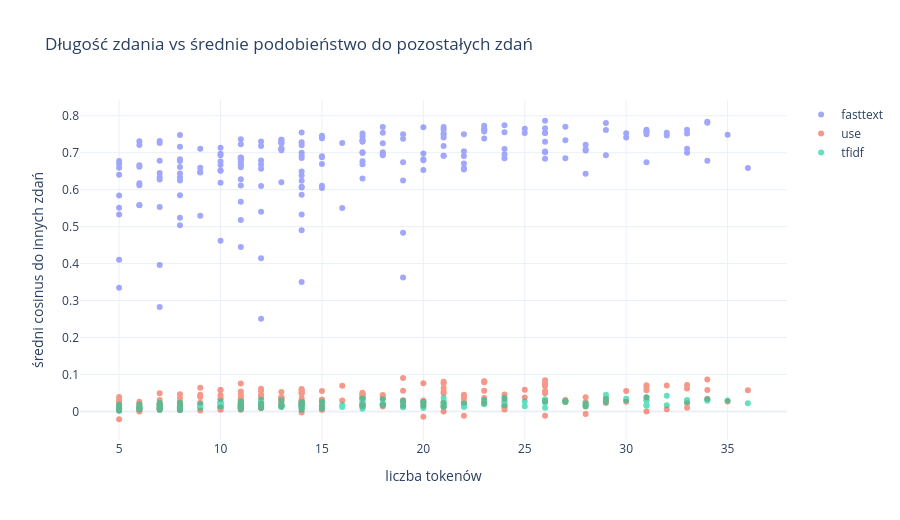

Write notebook code for a chart like this one.
### Markdown cell above
### 3.4 Pyt. 4 – długość zdania a wartości podobieństwa i „wyrazistość” wektora
Przedziały długości (kwantyle liczby tokenów): norma surowego wektora (dla uśrednianych wektorów słów to miara siły sygnału; dla USE norma jest zwykle ≈ stała, więc nie ma interpretacji), cosinus do centroidu korpusu i średnie podobieństwo do pozostałych zdań.

### Code cell
for n in E:
    print(f"\n=== {embedders[n].label} ===")
    display(te.length_stats(df, E[n]))

fig = go.Figure()
for n in E:
    S = sims[n].copy(); np.fill_diagonal(S, np.nan)
    fig.add_trace(go.Scatter(x=df["n_tokens"], y=np.nanmean(S, axis=1), mode="markers", name=n,
                             opacity=0.6, text=df["text"], hovertemplate="%{text}<br>tokenów: %{x}, śr. cos: %{y:.3f}<extra>"+n+"</extra>"))
fig.update_layout(title="Długość zdania vs średnie podobieństwo do pozostałych zdań", template="plotly_white",
                  xaxis_title="liczba tokenów", yaxis_title="średni cosinus do innych zdań", height=520)
fig.show()

### Figure 1 — Plotly figure (JSON) as saved in the notebook; plotly's stock layout.template omitted (floating-point values rounded to 4 significant figures; data arrays with more than 128 entries replaced by an {"elided": "..."} marker saying what was removed)
{"data": [{"hovertemplate": "%{text}<br>tokenów: %{x}, śr. cos: %{y:.3f}<extra>fasttext</extra>", "mode": "markers", "name": "fasttext", "opacity": 0.6, "text": {"elided": "200 str values"}, "type": "scatter", "x": {"elided": "200 int values"}, "y": {"elided": "200 float values"}}, {"hovertemplate": "%{text}<br>tokenów: %{x}, śr. cos: %{y:.3f}<extra>use</extra>", "mode": "markers", "name": "use", "opacity": 0.6, "text": {"elided": "200 str values"}, "type": "scatter", "x": {"elided": "200 int values"}, "y": {"elided": "200 float values"}}, {"hovertemplate": "%{text}<br>tokenów: %{x}, śr. cos: %{y:.3f}<extra>tfidf</extra>", "mode": "markers", "name": "tfidf", "opacity": 0.6, "text": {"elided": "200 str values"}, "type": "scatter", "x": {"elided": "200 int values"}, "y": {"elided": "200 float values"}}], "layout": {"height": 520, "title": {"text": "Długość zdania vs średnie podobieństwo do pozostałych zdań"}, "xaxis": {"title": {"text": "liczba tokenów"}}, "yaxis": {"title": {"text": "średni cosinus do innych zdań"}}}}
